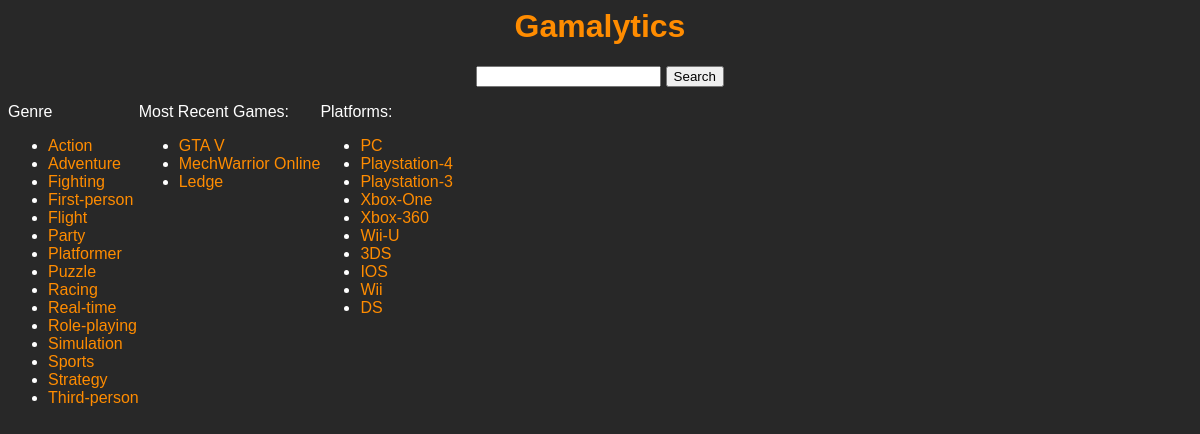
The page /gamalytics/ on the database as committed earlier.
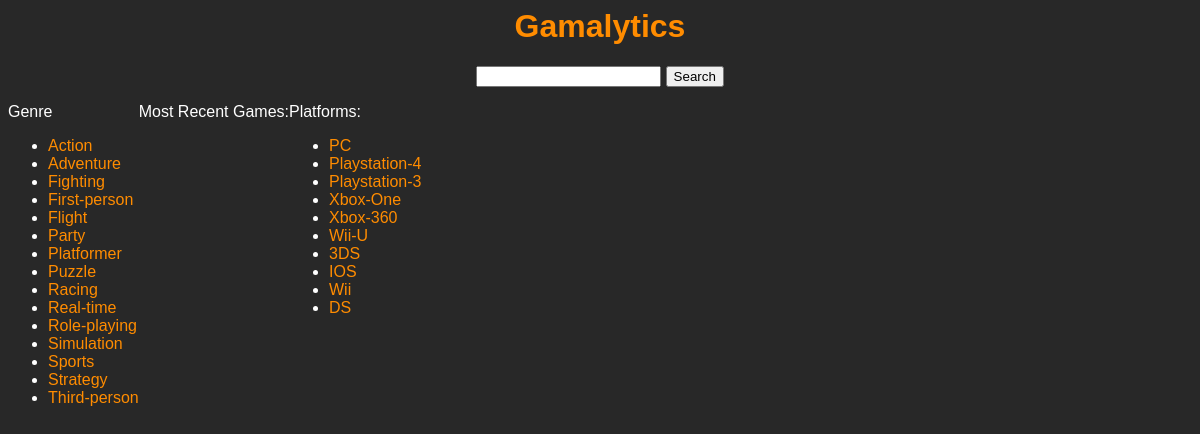
The same page on the database as committed later.
### gamalytics/models.py (models this page shows)
class Game(models.Model):
    gamename = models.CharField(max_length=100)
    metacritic = models.URLField()
    gametrailers = models.URLField()
    description = models.TextField()
    released = models.DateTimeField(default=datetime.now)

### gamalytics/views.py (the view)
def index(request):
  games=list(Game.objects.all().order_by('released'))[-10:]
  context={'games':games, 'genres':GENRES, 'platforms':PLATFORMS}
  return render(request,'index.html',context)

### gamalytics/templates/index.html
{% include 'header.html' %}
<div class="container-left">
Genre
  <ul>
    {% for genre in genres %}
    <li><a href="/gamalytics/s/?q={{genre}}">{{genre}}</a></li>
    {% endfor %}
  </ul>
</div>
<div class="container-left">
  Most Recent Games:
  <ul>
    {% for game in games %}
    <li><a href="/gamalytics/g/{{game.gamename}}">{{game.gamename}}</a></li>
    {% endfor %}
  </ul>
</div>
<div class="container-left">
  Platforms:
  <ul>
    {% for platform in platforms %}
    <li><a href="/gamalytics/s/?q={{platform}}">{{platform}}</a></li>
    {% endfor %}
  </ul>
</div>

Rows that differ between the two databases and show on the page:
removed Game: gamename "GTA V"
removed Game: gamename "MechWarrior Online"
removed Game: gamename "Ledge"
